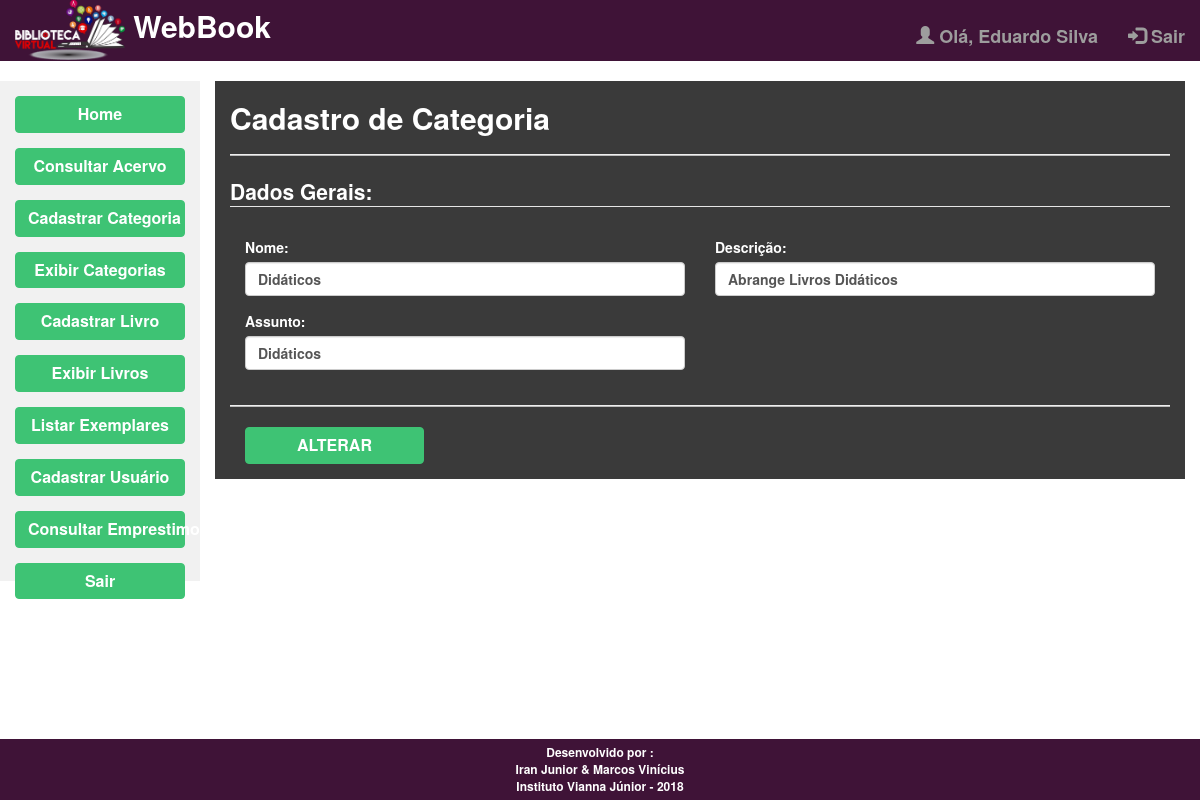
The page /view/cadastroCategoria.view.php?id=5 (signed in) on the database its author committed.
### tables this page shows
CREATE TABLE `categoria` (
  `idCategoria` int(11) NOT NULL AUTO_INCREMENT,
  `nome` varchar(45) DEFAULT NULL,
  `descricao` varchar(80) DEFAULT NULL,
  `assunto` varchar(45) DEFAULT NULL,
  PRIMARY KEY (`idCategoria`)
);

### dao/categoriaDao.php (called while the page is built, shortened)
<?php
require_once "../banco/conexao_bd.php";
require_once "../model/Categoria.php";
class categoriaDao implements genericsDao
{
    public function buscarPeloId($id)
    {
        global $pdo;
        try{
            $statement = $pdo->prepare("SELECT * FROM categoria WHERE idCategoria = :id");
            $statement->bindValue(":id",$id);
            if($statement->execute()){
                $rs= $statement->fetch(PDO::FETCH_OBJ);
                $objeto = new Categoria('','','','');
                $objeto->setIdCategoria($rs->idCategoria);
                $objeto->setNome($rs->nome);
                $objeto->setDescricaoCategoria($rs->descricao);
                $objeto->setAssunto($rs->assunto);
                return $objeto;
            }
            else {
                throw new PDOException("<script> alert('Não foi possível executar o código SQL !'); </script>");
            }
        } catch (PDOException $erro) {
            return "Ocorreu um erro: " . $erro->getMessage();
        }
    }
}

### model/Categoria.php (called while the page is built, shortened)
<?php
class Categoria
{
    private $nome;
    private $descricaoCategoria;
    private $assunto;
    public function __construct($idCategoria, $nome, $descricaoCategoria, $assunto)
    {
        $this->nome = $nome;
        $this->descricaoCategoria = $descricaoCategoria;
        $this->assunto = $assunto;
    }
    public function getNome()
    {
        return $this->nome;
    }
    public function setNome($nome)
    {
        $this->nome = $nome;
    }
    public function getDescricaoCategoria()
    {
        return $this->descricaoCategoria;
    }
    public function setDescricaoCategoria($descricaoCategoria)
    {
        $this->descricaoCategoria = $descricaoCategoria;
    }
    public function getAssunto()
    {
        return $this->assunto;
    }
    public function setAssunto($assunto)
    {
        $this->assunto = $assunto;
    }
}

### view/cadastroCategoria.view.php (the view, shortened to what this page needs)
<?php
require_once ("../view/templateIndex.php");
require_once ("../model/Categoria.php");
require_once ("../dao/categoriaDao.php");
if(!empty($_GET['id'])){
    $id = $_GET['id'];
    $dao = new categoriaDao();
    $categoria = new Categoria('','','','');
    $categoria = $dao->buscarPeloId($id);
}else{
    $id = "";
    $categoria = new Categoria('','','','');
}
?>
<!DOCTYPE html>
<html lang="pt-br">
<head>
    <link rel="stylesheet" href="../css/estilo.css">
    <link rel="stylesheet" href="https://maxcdn.bootstrapcdn.com/bootstrap/3.3.7/css/bootstrap.min.css">
</head>
<body>
<div id="conteudoPrincipalFixo" class="container-fluid text-center">
    <div class="row content">
        <?php
        if($_SESSION['tipoUsuario'] == "5"){
            menuLateralAdmin();
        }
        ?>
        <div id="conteudoPrincipal" class="col-md-10 text-left">
            <div id="DivCadastroRegistro" class="container col-md-12">
            <h2 id="h2CadastroRegistro">Cadastro de Categoria</h2>
            <hr id="hrCadastroRegistro">
            <?php
                if(!empty($_GET['id'])) {
                    echo "<form method='post' action='../controller/Categoria.action.php?act=updt'>";
                }else{
                    echo "<form method='post' action='../controller/Categoria.action.php?act=save'>";
                }
            ?>
                <div id="fildsetCadastroRegistro">
                <fieldset>
                    <legend>Dados Gerais:</legend>
                    <div class="form-row">
                        <div class="form-group col-md-6">
                            <label for="nome">Nome:</label>
                            <input type="text" class="form-control" name="nome" placeholder="Digite aqui o nome..." required value="<?= $categoria->getNome() ?>">
                        </div>
                        <div class="form-group col-md-6">
                            <label for="descricao">Descrição:</label>
                            <input type="text" class="form-control" name="descricao" placeholder="Digite aqui a descrição..." required value="<?= $categoria->getDescricaoCategoria() ?>">
                        </div>
                    </div>
                    <div class="form-row">
                        <div class="form-group col-md-6">
                            <label for="assunto">Assunto:</label>
                            <input type="text" class="form-control cpf" name="assunto" placeholder="Digite aqui o assunto..." required value="<?= $categoria->getAssunto() ?>">
                        </div>
                    </div>
                </fieldset>
                </div>
                <hr id="hrCadastroRegistro">
                <div class="form-row">
                    <div class="form-group col-md-8">
                <?php
                    if(!empty($_GET['id'])){
                        echo"<input id='botaoCadastroRegistro' type='submit' class='btn btn-info' value='ALTERAR'>";
                    }
                    else{
                        echo"<input id='botaoCadastroRegistro' type='submit' class='btn btn-info' value='CADASTRAR'>";
                    }
                ?>
                    </div>
                </div>
            </form>
            </div>
        </div>
    </div>
</div>
<br>
</body>
</html>

### css/estilo.css (style rules this page uses)
#conteudoPrincipalFixo { height: auto; }
#conteudoPrincipalFixo .row { height: 100%; }
#conteudoPrincipal { height: 100%; }
#DivCadastroRegistro { background-color: #3A3A3A; color: white; }
#hrCadastroRegistro { background-color: #bbb; height: 1px; }
#h2CadastroRegistro { color: white; font-weight: bold; text-transform: none; }
#DivCadastroRegistro legend { color: white; font-weight: bold; }
#DivCadastroRegistro input { font-weight: bold; }
#botaoCadastroRegistro { background-color: #3EC374; border-color: #3EC374; width: 30%; font-size: 16px; }

### rows shown on the page
categoria: nome "Didáticos", descricao "Abrange Livros Didáticos", assunto "Didáticos"

### other values the page prints
$_SESSION['nomeUsuario'] "Eduardo Silva"
